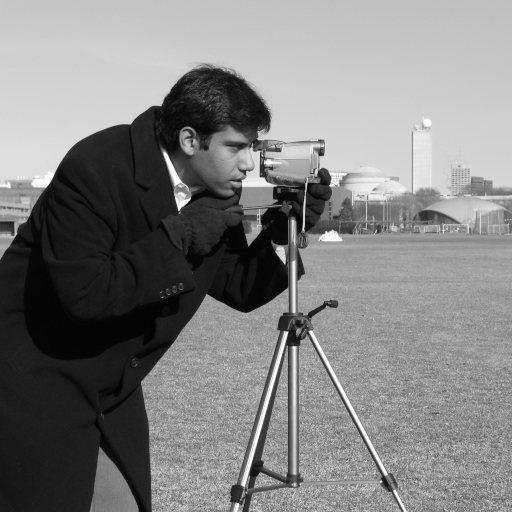
#> input picture src/camera.png, 512 x 512 px
$ jupyter execute propre.ipynb   (shell and % lines are left out)
#> lines starting #> are read from the running program, lines starting #| are printed output that depends on the picture; long printed decimals are rounded
[cell 1]
import numpy as np
import matplotlib.pyplot as plt
from math import *

[cell 2]
## On redéfinit les ondelettes
import numpy as np
import pywt
class wavelet:

    # -----------------------------------
    # Class constructor
    # -----------------------------------
    def __init__(self, wavename):

        self.wavename = wavename
        self.set_filters()

    # -----------------------------------
    # Creates the filters associated to the wavelet
    # -----------------------------------
    def set_filters(self):

        w = pywt.Wavelet(self.wavename)
        self.dec_high = w.dec_hi
        self.dec_low = w.dec_lo
        self.rec_high = w.rec_hi
        self.rec_low = w.rec_lo

**Question 1**\
Pour montrer que, pour tout $j \in \mathbb{Z}$, $(\phi_{j,k})_{k \in \mathbb{Z}}$ est une base orthonormée de $V_j$, il suffit de montrer que :
1) pour $j \in \mathbb{Z}$, $(\phi_{j,k})_{k \in \mathbb{Z}}$ est une famille orthonormée
2) $\forall (j,k) \in \mathbb{Z}^2, \phi_{j,k} \in V_j$
3) pour $j \in \mathbb{Z}$, $(\phi_{j,k})_{k \in \mathbb{Z}}$ engendre $V_j$\

Point **1** : Soient $(j,k,l) \in \mathbb{Z}^3$ :\
$$\langle \phi_{j,k},\phi_{j,l} \rangle = \frac{1}{2^j} \int_{\mathbb{R}} \phi(\frac{t-2^jk}{2^j}) \phi(\frac{t-2^jl}{2^j}) dt$$
On effectue le changement de variable $u = \frac{t}{2^j}$ de sorte que $dt = 2^j \cdot du$ et il vient :\
$$
\langle \phi_{j,k},\phi_{j,l} \rangle = \int_{\mathbb{R}} \phi(u_k) \phi(u-l) du
=\langle \phi_{0,k},\phi_{0,l} \rangle
$$
Comme, par hypothèse, $(\phi_{0,k})_{k \in \mathbb{Z}}$ est orthonormée, il vient : \
$$\langle \phi_{j,k},\phi_{j,l} \rangle = \delta_{k,l}$$
Ce qui montre que $(\phi_{j,k})_{k \in \mathbb{Z}}$ est une famille orthonormée.\
\
Pour les points **2** et **3**, on procède par deux récurrences : une ascendante pour traiter les cas $j \geq 0$, et une descendante pour les cas $j \leq 0$. Comme la propriété d'*invariance par dilatation* est définie par une équivalence, ces deux récurrences sont très semblables. On ne traite donc ici que les cas $j \geq 0$ : \
On va montrer par récurrence sur $j \in \mathbb{N}$ les propriétés $P(j) = "\forall k \in \mathbb{Z}, \phi_{j,k} \in V_j"$ et $Q(j) = "(\phi_{j,k})_{k \in \mathbb{Z}}$ engendre $V_j"$\
Par hypothèse, on a $P(0)$ et $Q(0)$.
Soit $j \in \mathbb{Z}$. On suppose $P(j)$ et $Q(j)$: \
 - Soit $k \in \mathbb{Z}$. Par hypothèse de récurrence, $\phi_{j,k} \in V_j$. Par *invariance par translation*, $$(t \mapsto \phi_{j,k}(t-2^jk))\in V_{j+1}$$
 Or, pour $t\in \mathbb{R}$, $$\phi_{j,k}(t-2^jk) = \phi(\frac{t-2^jk-2^jk}{2^j})=\phi(\frac{t-2^{j+1}k}{2^j}) = \phi(2\frac{t-2^{j+1}k}{2^{j+1}})$$
 Par *invariance par dilatation*, $$t \mapsto \phi(\frac{t-2^{j+1}k}{2^{j+1}}) \in V_{j+1}$$
 ie $\phi_{j+1,k}\in V_{j+1,k}$, ce qui montre $Q(j+1)$.
  - Soit maintenant $f \in V_{j+1}$. Par *invariance par dilatation*, l'application $g:t \mapsto f(2t)$ est dans $V_j$. Par hypotjhèse de récurrence, il existe $(\lambda_k)_{k\in \mathbb{Z}}$ presque nulle telle que $$ g = \sum_{k\in \mathbb{Z}} \lambda_k \phi_{j,k}$$
  On a alors, pour tout $t \in \mathbb{R}$,
  $$ f(t) = \sum_{k\in \mathbb{Z}} \lambda_k \phi_{j,k}(\frac{t}{2})
   = \sum_{k\in \mathbb{Z}} \lambda_k \phi(\frac{t}{2^{j+1}}-k)
   =\sum_{k\in \mathbb{Z}}\lambda_k \phi_{j+1,k}(t) $$
   Ce qui montre que $(\phi_{j+1,k})_{k\in \mathbb{Z}}$ engendre $V_{j+1}$.\
   \
   Par principe de récurrence, avec le point **1**, on a montré que, pour tout $j \in \mathbb{Z}$, $(\phi_{j,k})_{k \in \mathbb{Z}}$ est une base orthonormée de $V_j$.\
   \
   Exprimons à présent $\phi_{j+1,0}$ en fonction des $\phi_{j,k}$ : \
    - Par décroissance de la suite $(V_j)_{j \in \mathbb{Z}}$, on a $V_{j+1}\subset V_j$, donc, comme $(\phi_{j,k})_{k \in \mathbb{Z}}$ est une base (algébrique) orthonormée de $V_j$, $\phi_{j+1,0} = \sum_{k\in \mathbb{Z}} \langle \phi_{j+1,0},\phi_{j,k}\rangle \phi_{j,k}$ et cette somme n'a qu'un nombre fini de termes non-nuls.\
     - On fixe à présent $j \in \mathbb{Z}$ et, pour $k\in \mathbb{Z}$, on pose $h[k] = \langle \phi_{j+1,0},\phi_{j,k}\rangle$, qui dépend *a priori* de $j$. Soit $k\in \mathbb{Z}$ :
     $$h[k] = \int_{\mathbb{R}}\frac{1}{\sqrt{2^{2j+1}}}\phi(\frac{t}{2^{j+1}})\phi(\frac{t-2^jk}{2^j})dt$$
     On effectue alors le changement de variable $u= \frac{t}{2^j}$ de sorte que $du = \frac{dt}{2^j}$, et il vient
     $$h[k] = \int_{\mathbb{R}}\phi(\frac{u}{2})\phi(u-k)du$$
     qui est bien **indépendant de j**.
    Pour vérifier que $h$ est bien la réponse impulsionnelle (discrète) d'un filtre passe-bas (discret), on calcule sa *trasformée de Fourier en temps discret* et on vérifie qu'elle atténue les hautes fréquences :


**Question 2**\
Soit $(j,k)\in \mathbb{Z}^2$. Par définition,
$$a_{j+1}[k] = \langle f,\phi_{j+1,0}(\cdot-2^{j+1}k)\rangle = \int_{\mathbb{R}}f(t)\phi_{j+1,0}(t-2^{j+1}k)dt\qquad(1)$$
On introduit la *relation d'échelle* : pour $t\in \mathbb{R}$
$$\phi_{j+1,0}(t-2^{j+1}k) = \sum_{p\in \mathbb{Z}}h[p]\phi_{j,p}(t-2^{j+1}k)$$
On réexprime à présent tout en fonction de la fonction $\phi$ : pour $p\in\mathbb{Z}$,
$$\phi_{j,p}(t-2^jk) = \frac{1}{\sqrt{2^j}}\phi(\frac{t-2^{j+1}k-2^jp}{2^j})$$
$$=\frac{1}{\sqrt{2^j}}\phi(\frac{t-2^j(2k+p)}{2^j})$$
$$=\phi_{j,2k+p}(t)$$
On remplace dans $(1)$ :
$$a_{j+1}[k] =  \int_{\mathbb{R}}f(t)\sum_{p\in \mathbb{Z}}h[p]\phi_{j,2k+p}(t)dt$$
On a vu que la somme dans l'expression ci-dessus n'a qu'un nombre fini de termes non-nuls. On peut donc sans scrupule interchanger somme et intégrale par linéarité de l'intégrale, et on obtient :
$$a_{j+1}[k] =  \sum_{p\in \mathbb{Z}}h[p]\int_{\mathbb{R}}f(t)\phi_{j,2k+p}(t)dt $$
$$= \sum_{p\in \mathbb{Z}}h[p]a_j[2k+p]$$
Par le changement d'indice $n = p + 2k$, on réécrit ce résultat :
$$a_{j+1,k} = \sum_{n\in\mathbb{Z}}h[n-2k]a_j[n]$$

**Question 3**

[cell 3]
def convolution(x: np.ndarray, f: np.ndarray) -> np.ndarray:
    """
    Perform a 1D circular convolution between a signal and a filter.

    The signal is extended periodically in order to avoid boundary effects,
    and the result is cropped to preserve the original length of the signal.

    Parameters
    ----------
    x : np.ndarray
        One-dimensional input signal of length N.

    f : np.ndarray
        One-dimensional convolution filter of length L.

    Returns
    -------
    y : np.ndarray
        One-dimensional array of length N corresponding to the circular
        convolution of `x` with `f`.
    """
    N = x.size
    L = f.size
    if L<N:
        f = np.pad(f,(0,N-L))
    else :
        f = f[:N]
    return np.fft.ifft(np.fft.fft(x)*np.fft.fft(f))[:N].real

[cell 4]
def conv(img: np.ndarray, wavename: str):
    """
    Apply a 1D wavelet analysis filter bank column-wise to a 2D image,
    followed by dyadic subsampling.

    This function performs the first step of a separable 2D wavelet transform.

    Parameters
    ----------
    img : np.ndarray
        2D input array of shape (NX, NY).

    wavename : str
        Name of the wavelet defining the analysis filters.

    Returns
    -------
    approx : np.ndarray
        Low-pass filtered and vertically subsampled image
        of shape (NX/2, NY).

    detail : np.ndarray
        High-pass filtered and vertically subsampled image
        of shape (NX/2, NY).
    """
    ondelette = wavelet(wavename)
    NX,NY = img.shape
    approx = np.empty((NX//2,NY),float)
    detail = np.empty((NX//2,NY),float)
    L_h = len(ondelette.dec_high)
    L_l = len(ondelette.dec_low)
    for j in range(NY):
        signal = img[:,j]
        indices = (-np.arange(NX))%NX
        ondelette_rev = np.pad(ondelette.dec_low,(0,NX-L_l))[indices]
        approx_j = convolution(img[:,j],np.array(ondelette_rev))
        approx_j = approx_j[::2]
        approx[:,j] = approx_j
        indices = (-np.arange(NX))%NX
        ondelette_rev = np.pad(ondelette.dec_high,(0,NX-L_h))[indices]
        detail_j = convolution(img[:,j],np.array(ondelette_rev))
        detail_j = detail_j[::2]
        detail[:,j]=detail_j
    return approx,detail

[cell 5]
def iconv_low(x: np.ndarray, wavename: str):
    ondelette = wavelet(wavename)
    nx, NY = x.shape
    NX = 2 * nx
    y = np.empty((NX, NY), float)
    L = len(ondelette.rec_low)
    for j in range(NY):
        signal = x[:, j]
        up = np.zeros(NX)
        for i in range(nx):
            up[2*i] = signal[i]
        # Renversement du filtre (comme dans conv)
        indices = (-np.arange(NX)) % NX
        g = np.pad(ondelette.rec_low, (0, NX-L))[indices]
        y_j = convolution(up, g)
        # Compensation du décalage circulaire de -(L-1)
        y[:, j] = np.roll(y_j, L-1)
    return y

def iconv_high(x: np.ndarray, wavename: str):
    ondelette = wavelet(wavename)
    nx, NY = x.shape
    NX = 2 * nx
    y = np.empty((NX, NY), float)
    L = len(ondelette.rec_high)
    for j in range(NY):
        signal = x[:, j]
        up = np.zeros(NX)
        for i in range(nx):
            up[2*i] = signal[i]
        # Renversement du filtre
        indices = (-np.arange(NX)) % NX
        g = np.pad(ondelette.rec_high, (0, NX-L))[indices]
        y_j = convolution(up, g)
        # Compensation du décalage circulaire de -(L-1)
        y[:, j] = np.roll(y_j, L-1)
    return y

[cell 6]
def dwt2D(x: np.ndarray, wavename: str, dec_level=3):
    """
    Compute the 2D Discrete Wavelet Transform (DWT) of an image.

    The transform is implemented using separable 1D wavelet filter banks
    applied successively along columns and rows.

    Parameters
    ----------
    x : np.ndarray
        2D input image of shape (NX, NY).

    wavename : str
        Name of the wavelet used for decomposition.

    dec_level : int or float, optional
        Maximum number of decomposition levels.
        Default is 3.

    Returns
    -------
    coeff : list
        Multiscale wavelet coefficient structure:
        - coeff[0] to coeff[L-1]: detail coefficients [cH, cV, cD]
          at each scale (from finest to coarsest),
        - coeff[-1]: list containing the final coarse approximation [cA].
    """
    L = dec_level
    if L == 0 :
        coeff = [[x]] # a priori, pas besoin de faire une copie car rien ne se fait en place
    else :
        coeff = dwt2D(x,wavename,L-1)
        cA_precedent = coeff.pop()[0]#attention le dernier élément est une liste
        passe_bas_lignes,passe_haut_lignes = conv(cA_precedent.T,wavename)
        LL,LH = conv(passe_bas_lignes.T,wavename)
        HL,HH = conv(passe_haut_lignes.T,wavename)
        coeff += [[LH,HL,HH],[LL]]
    return coeff

[cell 7]
from collections import deque
def idwt2D(coeff: list, wavename: str):
    """
    Reconstruct a 2D image from its wavelet coefficients.

    This function performs the inverse 2D discrete wavelet transform
    using separable synthesis filter banks.

    Parameters
    ----------
    coeff : list
        Wavelet coefficient structure as returned by `dwt2D`.

    wavename : str
        Name of the wavelet used for reconstruction.

    Returns
    -------
    x : np.ndarray
        Reconstructed 2D image.
    """
    L = len(coeff)-1
    if L == 0 :
        x = coeff[0][0]
    else :
        coeff = deque(coeff)
        [LH,HL,HH] = coeff.popleft() # details d'ordre 1
        LL = idwt2D(coeff,wavename) # approximation à l'ordre 1
        passe_bas_lignes = iconv_low(LL,wavename) + iconv_high(LH,wavename)
        passe_haut_lignes = iconv_low(HL,wavename)+iconv_high(HH,wavename)
        x = (iconv_low(passe_bas_lignes.T,wavename) + iconv_high(passe_haut_lignes.T,wavename)).T
    return x

**Question 4**

[cell 8]
def display_transform(coeff: list) -> np.ndarray:
    """
    Create a 2D visualization of wavelet coefficients following
    the standard LL/LH/HL/HH layout.

    Parameters
    ----------
    coeff : list
        Wavelet coefficient list as returned by `dwt2D`.

    Returns
    -------
    img : np.ndarray
        Image-like array suitable for visualization.
    """
    def normalize(arr):
        if arr.size == 1:
            return arr[0, 0]
        a, b = arr.min(), arr.max()
        if b > a:
            return 255 * (arr - a) / (b - a)
        return np.zeros_like(arr)

    NX, NY = coeff[0][0].shape
    img = np.zeros((2 * NX, 2 * NY))

    LX, LY = coeff[-1][0].shape
    img[:LX, :LY] = normalize(coeff[-1][0])

    for scale in reversed(coeff[:-1]):
        cH, cV, cD = scale

        img[LX:2 * LX, :LY] = normalize(cH)
        img[:LX, LY:2 * LY] = normalize(cV)
        img[LX:2 * LX, LY:2 * LY] = normalize(cD)

        img[LX, :] = 255
        img[:, LY] = 255

        LX *= 2
        LY *= 2

    return img

[cell 9]
from skimage.io import imread, imsave
from skimage import img_as_float

[cell 10]
original = img_as_float(imread('src/camera.png'))
#> original: shape (512, 512) float64; min 0, max 1, mean 0.506
WAVENAME = 'db8'
coefs = dwt2D(original, WAVENAME, dec_level=2)
coefs_display = display_transform(coefs)
#> the loop in display_transform, `for scale in reversed(coeff[:-1]):` made 2 passes
plt.figure()
plt.title("Wavelet Decomposition of camera.png")
plt.imshow(coefs_display, cmap='gray')
plt.axis('off')
plt.show()

[cell 11]
reconst = idwt2D(coefs,WAVENAME).real
plt.figure()
plt.title("Reconstruction of camera.png")
plt.imshow(reconst, cmap='gray')
plt.axis('off')
plt.show()

[cell 12]
## Quelques outils pour la suite
def vectorRepresentation(coeff: list) -> np.ndarray:
    """
    Convert a multiscale wavelet coefficient representation into
    a single one-dimensional vector.

    Parameters
    ----------
    coeff : list
        Wavelet coefficient list as returned by `dwt2D`.

    Returns
    -------
    vec : np.ndarray
        Flattened vector containing all wavelet coefficients
        concatenated scale by scale.
    """
    return np.concatenate([band.ravel() for scale in coeff for band in scale])


def scaleRepresentation(vec: np.ndarray, shape: tuple, dec_level=np.inf)-> list:
    """
    Reconstruct a multiscale wavelet coefficient structure from
    a vectorized representation.

    Parameters
    ----------
    vec : np.ndarray
        One-dimensional array of wavelet coefficients.

    shape : tuple
        Shape (NX, NY) of the original image.

    dec_level : int or float, optional
        Maximum number of decomposition levels.

    Returns
    -------
    coeff : list
        Wavelet coefficient structure compatible with `idwt2D`.
    """
    NX, NY = shape
    idx = 0
    coeff = []
    level = 0

    while level < dec_level and NX > 1 and NY > 1:
        NX //= 2
        NY //= 2
        N = NX * NY

        cH = vec[idx:idx + N].reshape(NX, NY)
        cV = vec[idx + N:idx + 2 * N].reshape(NX, NY)
        cD = vec[idx + 2 * N:idx + 3 * N].reshape(NX, NY)

        coeff.append([cH, cV, cD])
        idx += 3 * N
        level += 1

    coeff.append([vec[idx:].reshape(NX, NY)])
    return coeff

[cell 13]
vec = vectorRepresentation(coefs)
coefs_test = scaleRepresentation(vec, shape =(512, 512), dec_level=2)

[cell 14]
def dwt2D_compression(x: np.ndarray,
    wavename: str,
    dec_level: int, eps :float
) -> np.ndarray:
    """
    Insert here your compression code using the wavelet decomposition of the
    image. Feel free to add any parameter to the function
    A simulation of the compression-decompression process using wavelets

    Parameters
    ----------
    x : np.ndarray
        Input image.

    wavename : str
        Wavelet used for the transform.
    dec_level : int
        Level of wavelet decomposition
    eps : float
        Threshold under which wavelet coefficients will be set to zero (hard thresholding)

    Returns
    -------
    res : np.ndarray
        Reconstructed compressed image.
    """
    coeff = dwt2D(x,wavename,dec_level)
    vec = vectorRepresentation(coeff)
    for i in range(len(vec)):
        if abs(vec[i]) < eps :
            vec[i] =0
    return idwt2D(scaleRepresentation(vec,x.shape,dec_level),wavename)

[cell 15]
def epsilon(x:np.ndarray,taux:float,wavename : str,dec_level = 3,mini = 0.01)->float:
    """Returns the minimal parameter eps to pass dwt2D_compression in order to compress x with a compression rate of at least taux
    Parameters
    ------
    x : np.ndarray
        oiginal image to compress, stored as floats with values between 0 and 1
    taux : float
        required compression rate defined by taux = 1-(compressed_size/original_size), expressed as a float between 0 and 1
    wavename, dec_level : refer to the docstring of dwt2D_compresion
    mini : float
        precision in the search for eps (0<mini<=1). The greater the value, the faster the algorithm, but the greater the over-compression risk
    Returns
    ------
    eps : float
        to be passed directly into dwt2D_compression
    """
    coefs = dwt2D(x,wavename,dec_level)
    vec = vectorRepresentation(coefs)
    for eps in np.linspace(0,1,floor(1/mini)):
        coeffs_restants = [coef for coef in vec if abs(coef)<eps]
        tau = 1-len(coeffs_restants)/len(vec)
        if tau>taux:
            return eps
    return 1

[cell 16]
compression_rate = 0.1
threshold = epsilon(original,compression_rate,WAVENAME,dec_level = 2)
k = int(compression_rate * original.size)
compressed = dwt2D_compression(original, WAVENAME, dec_level=2,eps = threshold)
mse_compressed = np.mean((original - compressed) ** 2)
print(f"Reconstruction MSE: {mse_compressed:.6f}")
#| Reconstruction MSE: 0

plt.figure(figsize=(10,5))
plt.subplot(1,2,1)
plt.title("Original")
plt.imshow(original, cmap='gray')
plt.axis('off')
plt.subplot(1,2,2)
plt.title("Compressed")
plt.imshow(compressed, cmap='gray')
plt.axis('off')
plt.show()

**Question 5**

[cell 17]
noisy = img_as_float(imread('src/noisy.png'))
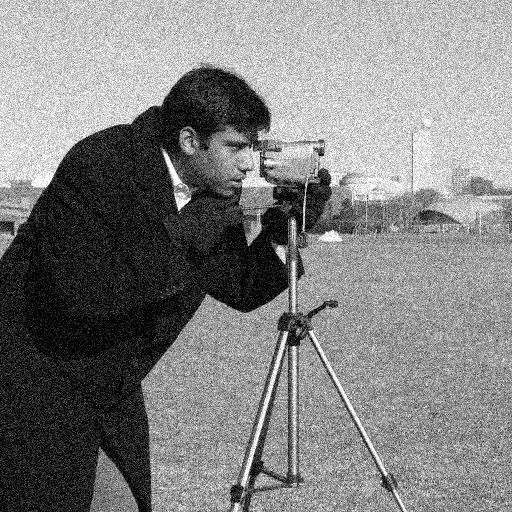
#> input picture src/noisy.png, 512 x 512 px
#> noisy: shape (512, 512) float64; min 0, max 1, mean 0.507
mse_noisy = np.mean((noisy - original) ** 2)
print(f"Noisy MSE: {mse_noisy:.6f}")
#| Noisy MSE: 0.009025

[cell 18]
WAVENAME = 'db8'
coefs = dwt2D(noisy, WAVENAME, dec_level=4)
#> after the loop in conv (call 24), `for j in range(NY):`:
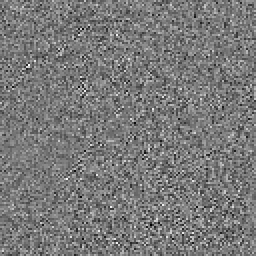
#> detail: shape (128, 128) float64 (shown 2 times larger); min -0.434, max 0.475, mean -0.000307; drawn with min black and max white
#> after the loop in conv (call 26), `for j in range(NY):`:
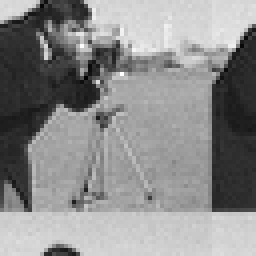
#> approx: shape (64, 64) float64 (shown 4 times larger); min -0.643, max 7.91, mean 4.06; drawn with min black and max white
#> after the loop in conv (call 27), `for j in range(NY):`:
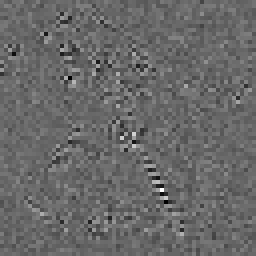
#> detail: shape (64, 64) float64 (shown 4 times larger); min -0.924, max 1.32, mean -0.000479; drawn with min black and max white
#> after the loop in conv (call 28), `for j in range(NY):`:
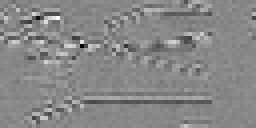
#> detail: shape (32, 64) float64 (shown 4 times larger); min -3.42, max 2.98, mean -0.0085; drawn with min black and max white
#> after the loop in conv (call 29), `for j in range(NY):`:
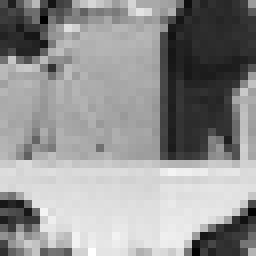
#> approx: shape (32, 32) float64 (shown 8 times larger); min -1.07, max 14.82, mean 8.11; drawn with min black and max white
#> after the loop in conv (call 30), `for j in range(NY):`:
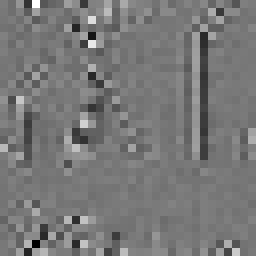
#> approx: shape (32, 32) float64 (shown 8 times larger); min -3.41, max 3.8, mean -0.012; drawn with min black and max white
#> after the loop in conv (call 30), `for j in range(NY):`:
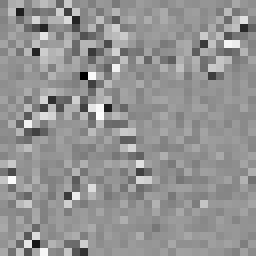
#> detail: shape (32, 32) float64 (shown 8 times larger); min -1.62, max 1.17, mean -0.00205; drawn with min black and max white
coefs_display = display_transform(coefs)
#> in display_transform (call 2), `img[:LX, :LY] = normalize(coeff[-1][0])`:
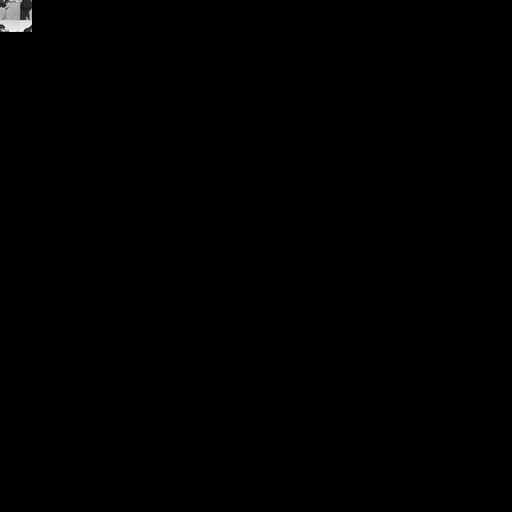
#> img: shape (512, 512) float64; min 0, max 255, mean 0.6
#> the loop in display_transform (call 2), `for scale in reversed(coeff[:-1]):` made 4 passes
#> after the loop in display_transform (call 2), `for scale in reversed(coeff[:-1]):`:
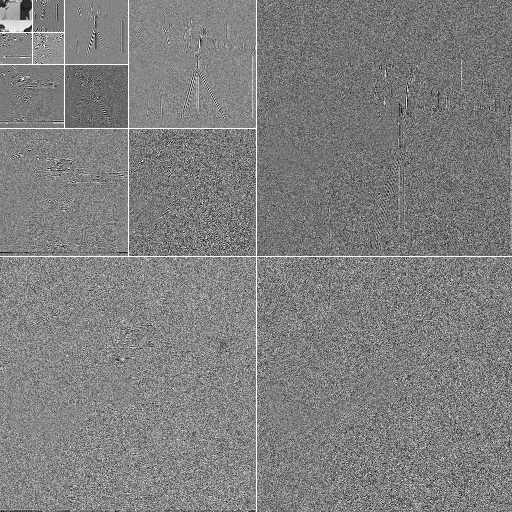
#> img: shape (512, 512) float64; min 0, max 255, mean 127.6; drawn with min black and max white
plt.figure()
plt.title("Wavelet Decomposition of noisy.png")
plt.imshow(coefs_display, cmap='gray')
plt.axis('off')
plt.show()

[cell 19]
def dwt2D_denoising(x: np.ndarray,
    wavename: str,
    dec_level: int, eps : float
) -> np.ndarray:
    """
    Insert here your denoising code using the wavelet decomposition of the
    image

    Parameters
    ----------
    x : np.ndarray
        Noisy input image.

    wavename : str
        Wavelet used for the transform.
    dec_level : int
        Level of wavelet decomposition
    eps : float
        Threshold used to eliminate noise (hard thresholding)

    Returns
    -------
    res : np.ndarray
        Denoised reconstructed image.
    """
    coeff = dwt2D(x,wavename,dec_level)
    vec = vectorRepresentation(coeff)
    for i in range(len(vec)-x.size):
        if abs(vec[i]) > eps :
            vec[i] =0
    return idwt2D(scaleRepresentation(vec,x.shape,dec_level),wavename)

[cell 20]
def epsilon_median(x, wavename,dec_level):
    """
    Estimates the adequate parameter eps to be passed into dwt2D_denoising, using the details of the wavelet decomposition.
    Parameters
    ---------
    x : np.array
        Noisy array
    wavename, dec_level : refer to the doctring of dwt2D_denoising
    Returns
    -------
    eps : float
        The median of the detail coefficients
    """
    coefs = dwt2D(x,wavename,dec_level)
    [ch,cv,cd] = coefs[0]
    ordonne = np.sort(np.concatenate([ch,cv,cd]))
    eps = ordonne[len(ordonne)//2]
    return eps

[cell 21]
eps = epsilon_median(noisy,'db4',4)
denoised = dwt2D_denoising(noisy, 'db4', dec_level=4,eps = 0)
mse_denoised = np.mean((original - denoised) ** 2)
print(f"Denoised MSE: {mse_denoised:.6f}")
#| Denoised MSE: 0.009025

plt.figure(figsize=(15,5))
plt.subplot(1,3,1)
plt.title("Noisy")
plt.imshow(noisy, cmap='gray')
plt.axis('off')
plt.subplot(1,3,2)
plt.title("Original")
plt.imshow(original, cmap='gray')
plt.axis('off')
plt.subplot(1,3,3)
plt.title("Denoised")
plt.imshow(denoised, cmap='gray')
plt.axis('off')
plt.show()
